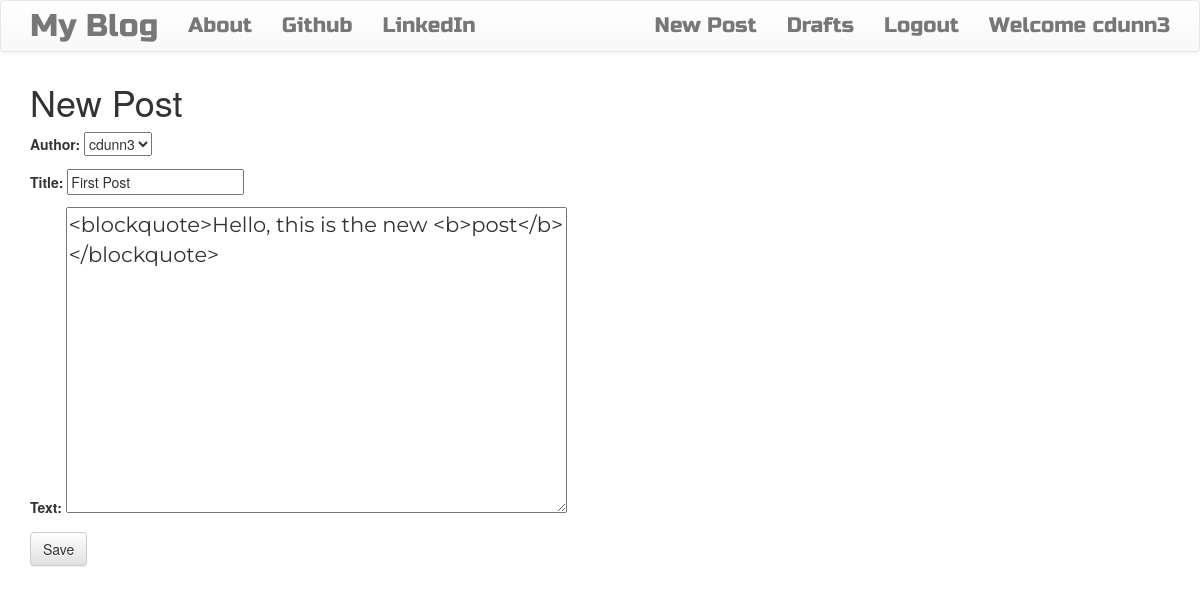
Screenshot of /post/2/edit/ (signed in) with the database file from the repository.
### blog/models.py (models this page shows, shortened)
class Post(models.Model):
    author = models.ForeignKey('auth.User')
    title = models.CharField(max_length=200)
    text = models.TextField()
    create_date = models.DateTimeField(default=timezone.now)
    published_date = models.DateTimeField(blank=True, null=True)

### blog/views.py (the view)
# urls.py: url(r'^post/(?P<pk>\d+)/edit/$',views.PostUpdateView.as_view(),name='post_update'),
class PostUpdateView(LoginRequiredMixin, UpdateView):
    login_url = '/login/'
    redirect_field_name = 'blog/post_detail.html'
    form_class = PostForm
    model = Post

### blog/forms.py
class PostForm(forms.ModelForm):
    class Meta():
        model = Post
        fields = ('author', 'title', 'text')
        widgets = {
            'title': forms.TextInput(attrs={'class':'textinputclass'}),
            'text':forms.Textarea(attrs={'class':'loader editable medium-editor-textarea postcontent'}),
        }

### blog/templates/blog/post_form.html (shortened to what this page needs)
{% extends 'blog/base.html' %}
{% block content %}
  <h1>New Post</h1>
  <form class="post-form" method="POST">
    {{ form.as_p }}
    <button class='save btn btn-default' type="submit">Save</button>
  </form>
{%endblock%}

### blog/templates/blog/base.html (shortened to what this page needs)
<!DOCTYPE html>
{% load staticfiles %}
<html>
  <head>
    <link rel="stylesheet" href="https://maxcdn.bootstrapcdn.com/bootstrap/3.3.7/css/bootstrap.min.css">
    <link rel="stylesheet" href="https://maxcdn.bootstrapcdn.com/bootstrap/3.3.7/css/bootstrap-theme.min.css">
    <link rel="stylesheet" href="//cdn.jsdelivr.net/npm/medium-editor@latest/dist/css/medium-editor.min.css" type="text/css" media="screen" charset="utf-8">
    <link rel="stylesheet" href="{% static 'css/blog.css' %}">
  <body>
    <nav class="navbar navbar-default techfont custom-navbar">
      <div class="container">
        <ul class='nav navbar-nav'>
          <li>
            <a class='navbar-brand bigbrand' href="{% url 'post_list' %}">My Blog</a>
          </li>
          <li>
            <a href="{% url 'about' %}">About</a>
          </li>
          <li>
            <a href="https://www.github.com">Github</a>
          </li>
          <li>
            <a href="https://www.linkedin.com">LinkedIn</a>
          </li>
        </ul>
        <ul class='nav navbar-nav navbar-right'>
          {% if user.is_authenticated %}
            <li>
              <a href="{% url 'post_new' %}">New Post</a>
            </li>
            <li>
              <a href="{% url 'post_draft_list' %}">Drafts</a>
            </li>
            <li>
              <a href="{% url 'logout' %}">Logout</a>
            </li>
            <li>
              <a> Welcome {{user.username}}</a>
            </li>
          {% else %}
            <li>
              <a class='nav navbar-right' href="{% url 'login' %}"><span class='glyphicon glyphicon-user'></span></a>
            </li>
          {% endif %}
        </ul>
      </div>
    </nav>
    <div class="content container">
      <div class="row">
        <div class="col-md-8">
          <div class="blog_posts">
            {% block content %}
            {% endblock %}
          </div>
        </div>
      </div>
    </div>
  </body>
</html>

### blog/static/css/blog.css (style rules this page uses)
.techfont { font-family: 'Russo One',sans-serif; font-size: 1.5em; margin-bottom: 10px; }
.bigbrand { font-size: 1.5em; }
.postcontent { font-family: "Montserrat"; font-size: 1.5em }
.loader { filter:hue-rotate(0deg); color:linear-gradient(45deg,#0f8,#08f); animation:hue 10000ms infinite linear; }

### rows the page displays
Post: author "cdunn3", title "First Post", text "<blockquote>Hello, this is the new <b>post</b></blockquote>"

### other values shown
{{ user.username }} "cdunn3"
